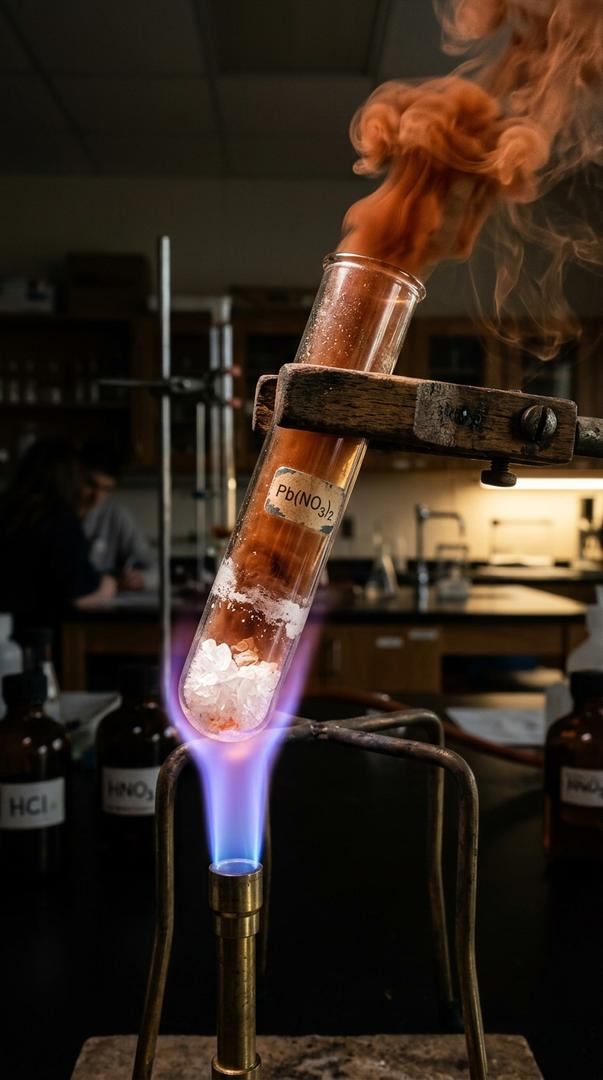
#> input picture experiments/activity_1_6_lead_nitrate/images/01_hook_brown_fumes.jpg, 603 x 1080 px
$ python test_preview_frames.py
#> lines starting #> are read from the running program, lines starting #| are printed output that depends on the picture
#!/usr/bin/env python3
"""
Preview Frame Generator for CBSE Class 10 Activity 1.6:
Thermal Decomposition of Lead Nitrate (Pb(NO3)2).
Tests visual composite layers, particle smoke engine, fonts, and HUD cards.
"""

import math
import random
from pathlib import Path
from PIL import Image, ImageDraw, ImageFont

BASE_DIR = Path(__file__).resolve().parent
IMG_DIR = BASE_DIR / "images"

WIDTH, HEIGHT = 1080, 1920

def get_font(size: int, bold: bool = False):
    font_paths = [
        "C:/Windows/Fonts/segoeuib.ttf" if bold else "C:/Windows/Fonts/segoeui.ttf",
        "C:/Windows/Fonts/arialbd.ttf" if bold else "C:/Windows/Fonts/arial.ttf",
    ]
    for p in font_paths:
        if Path(p).exists():
            return ImageFont.truetype(p, size)
    return ImageFont.load_default()

# Load base images resized to 1080x1920
img_s1 = Image.open(IMG_DIR / "01_hook_brown_fumes.jpg").convert("RGBA").resize((WIDTH, HEIGHT), Image.Resampling.LANCZOS)
img_s2 = Image.open(IMG_DIR / "02_setup_dry_powder.jpg").convert("RGBA").resize((WIDTH, HEIGHT), Image.Resampling.LANCZOS)
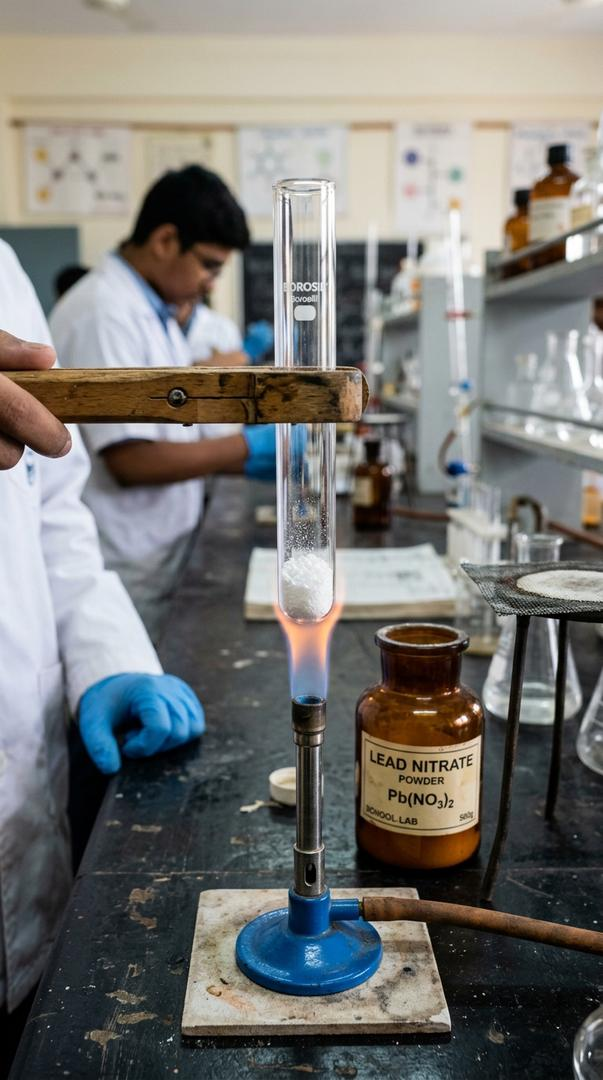
#> input picture experiments/activity_1_6_lead_nitrate/images/02_setup_dry_powder.jpg, 603 x 1080 px
img_s3 = Image.open(IMG_DIR / "03_reaction_yellow_residue.jpg").convert("RGBA").resize((WIDTH, HEIGHT), Image.Resampling.LANCZOS)
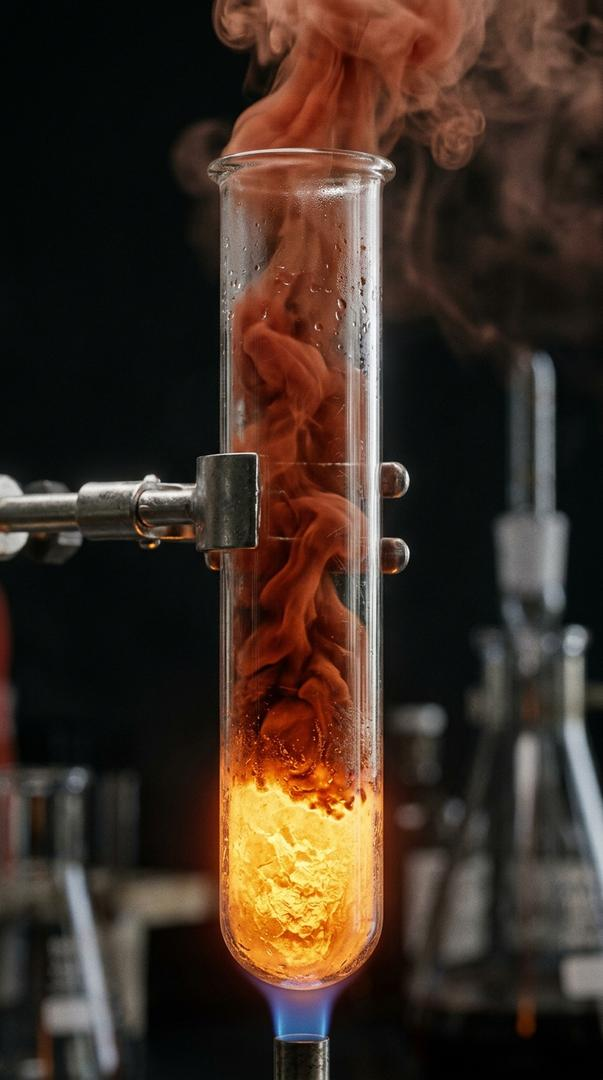
#> input picture experiments/activity_1_6_lead_nitrate/images/03_reaction_yellow_residue.jpg, 603 x 1080 px
img_s4 = Image.open(IMG_DIR / "04_takeaway_safety_wafting.jpg").convert("RGBA").resize((WIDTH, HEIGHT), Image.Resampling.LANCZOS)
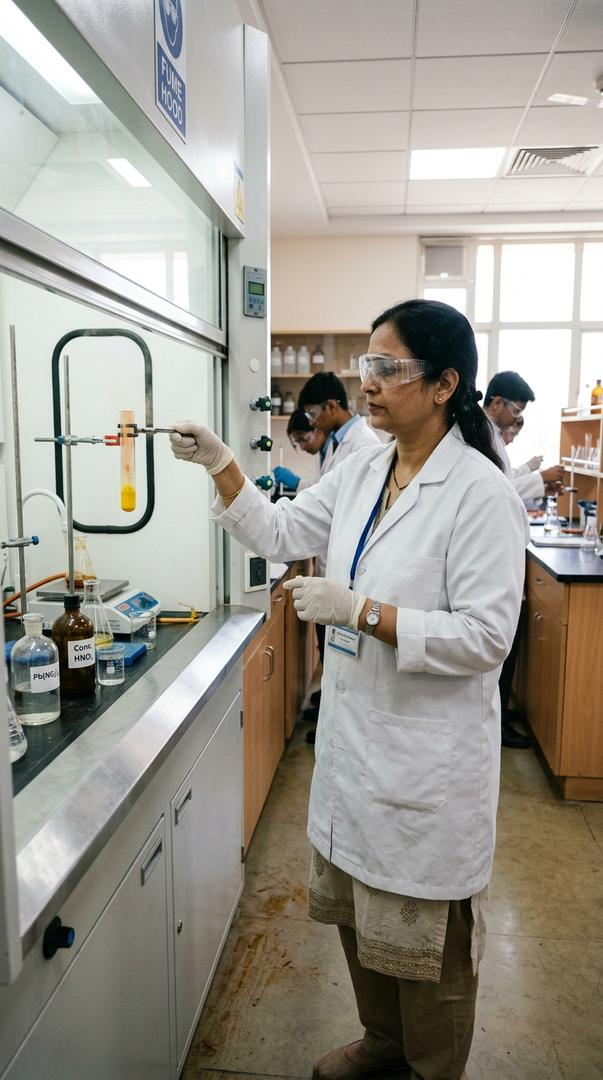
#> input picture experiments/activity_1_6_lead_nitrate/images/04_takeaway_safety_wafting.jpg, 603 x 1080 px

# ---------------------------------------------------------------------------
# SCENE 1: SHOCK HOOK
# ---------------------------------------------------------------------------
def render_scene1(t: float = 2.0):
#> called with t = 1.5
    base = img_s1.copy()
    overlay = Image.new("RGBA", (WIDTH, HEIGHT), (0, 0, 0, 0))
#> overlay: PIL image 1080x1920 RGBA; every value is 0
    draw = ImageDraw.Draw(overlay)

    # Tube mouth is at x ≈ 640, y ≈ 420; bottom is at x ≈ 380, y ≈ 1280
    mouth_x, mouth_y = 640, 420
    bottom_x, bottom_y = 380, 1280

    # Crackling micro-sparks from crystal bed
    random.seed(int(t * 30))
    for _ in range(12):
        sx = random.randint(340, 420)
        sy = random.randint(1200, 1340)
        sr = random.randint(2, 6)
        draw.ellipse([sx - sr, sy - sr, sx + sr, sy + sr], fill=(255, 240, 180, 240))

    # Dense reddish-brown NO2 gas plumes billowing from mouth
    random.seed(42)
    for i in range(40):
        spawn_x = random.randint(mouth_x - 30, mouth_x + 30)
        spawn_y = random.randint(mouth_y - 40, mouth_y + 20)
        speed = random.uniform(160, 400)
        drift = random.uniform(20, 80)
        lifetime = random.uniform(1.2, 2.2)
        birth = random.uniform(0, 3.0)

        age = (t + birth) % lifetime
        prog = age / lifetime
        cx = spawn_x + drift * prog + math.sin(age * 5 + i) * 20
        cy = spawn_y - speed * age
        r = int(30 + 100 * prog)
        alpha = int(170 * (1.0 - prog) * math.sin(prog * math.pi))

        if alpha > 0 and cy > 140:
            # Rich reddish-brown nitrogen dioxide gas color
            draw.ellipse([cx - r, cy - r, cx + r, cy + r], fill=(185, 75, 25, alpha))

    comp = Image.alpha_composite(base, overlay)
    hud = ImageDraw.Draw(comp)

    # Top Hook Card
    hud.rounded_rectangle([60, 110, 1020, 290], radius=24, fill=(16, 22, 36, 235), outline=(255, 82, 82, 220), width=3)
    hud.text((100, 135), "NCERT ACTIVITY 1.6 • CLASS 10 CHEMISTRY", font=get_font(26, bold=True), fill=(255, 82, 82))
    hud.text((100, 172), "NEVER POINT TUBE AT ANYONE!", font=get_font(40, bold=True), fill=(255, 255, 255))
    hud.text((100, 232), "Heating white crystals emits suffocating brown toxic gas!", font=get_font(24), fill=(240, 220, 220))

    # Bottom Pill
    hud.rounded_rectangle([60, 1660, 1020, 1800], radius=24, fill=(16, 22, 36, 235), outline=(255, 179, 0, 190), width=3)
    hud.text((100, 1685), "REAL LAB DEMONSTRATION", font=get_font(24, bold=True), fill=(255, 179, 0))
    hud.text((100, 1725), "Thermal Decomposition of Lead Nitrate", font=get_font(34, bold=True), fill=(255, 255, 255))

    return comp.convert("RGB")
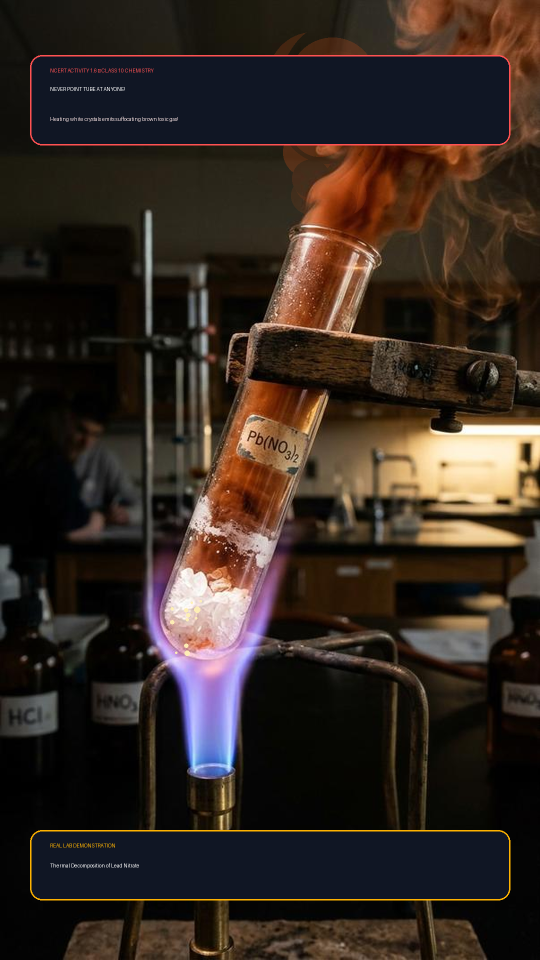
#> returned value: PIL image 1080x1920 RGB (shown at 1/2 size); mean R, G, B 51.5, 40.3, 33.3

# ---------------------------------------------------------------------------
# SCENE 2: SETUP & CRYSTALS
# ---------------------------------------------------------------------------
def render_scene2(t: float = 2.0):
#> called with t = 1.5
    base = img_s2.copy()
    overlay = Image.new("RGBA", (WIDTH, HEIGHT), (0, 0, 0, 0))
    draw = ImageDraw.Draw(overlay)

    # Tube bottom is at x ≈ 505, y ≈ 1080
    bottom_x, bottom_y = 505, 1080

    # Decrepitation crackle sparks inside crystal bed
    random.seed(int(t * 30))
    for _ in range(10):
        cx = random.randint(bottom_x - 35, bottom_x + 35)
        cy = random.randint(bottom_y - 45, bottom_y + 10)
        cr = random.randint(2, 5)
        draw.ellipse([cx - cr, cy - cr, cx + cr, cy + cr], fill=(255, 255, 200, 230))

    # Warm heat aura around boiling tube bottom
    pulse = 0.5 + 0.5 * math.sin(t * 6.0)
    aura_alpha = int(40 + 30 * pulse)
    for ar in [80, 50, 30]:
        draw.ellipse([bottom_x - ar, bottom_y - ar, bottom_x + ar, bottom_y + ar], fill=(255, 140, 20, aura_alpha // 2))

    comp = Image.alpha_composite(base, overlay)
    hud = ImageDraw.Draw(comp)

    # Step HUD
    hud.rounded_rectangle([60, 110, 1020, 270], radius=24, fill=(16, 22, 36, 235), outline=(0, 229, 255, 190), width=3)
    hud.text((100, 135), "STEP 1 • HEATING DRY CRYSTALS", font=get_font(26, bold=True), fill=(0, 229, 255))
    hud.text((100, 172), "Take Dry White Lead Nitrate", font=get_font(38, bold=True), fill=(255, 255, 255))
    hud.text((100, 224), "Hold firmly with clamp and heat over blue burner flame", font=get_font(24), fill=(180, 215, 235))

    # Bottom Reality Check Card
    hud.rounded_rectangle([60, 1630, 1020, 1810], radius=24, fill=(16, 22, 36, 235), outline=(0, 230, 118, 190), width=3)
    hud.text((100, 1655), "LAB REALITY CHECK: DECREPITATION", font=get_font(26, bold=True), fill=(0, 230, 118))
    hud.text((100, 1698), "White Pb(NO3)2 crystals produce a crackling sound!", font=get_font(34, bold=True), fill=(255, 255, 255))
    hud.text((100, 1750), "Direct practical viva note: Crystals break apart with sound on heating", font=get_font(22), fill=(190, 230, 210))

    return comp.convert("RGB")
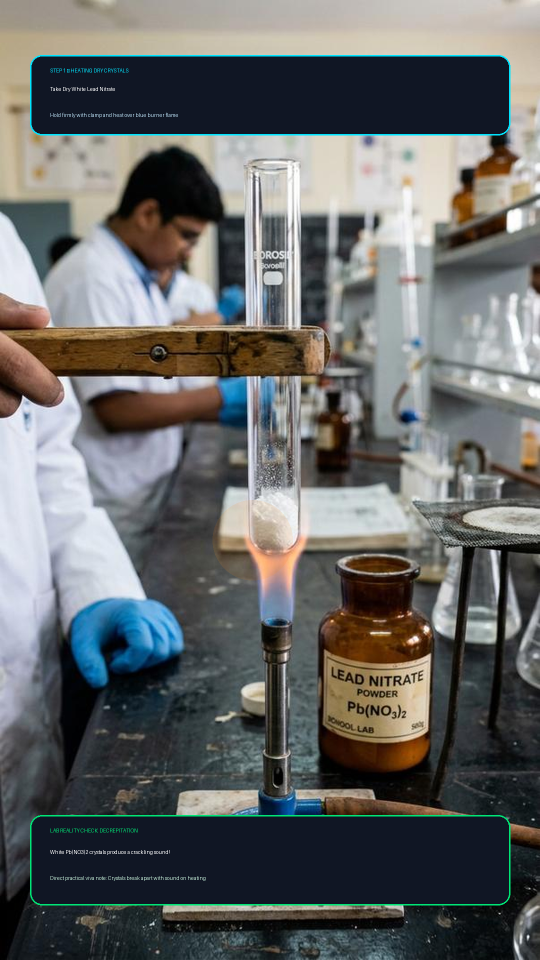
#> returned value: PIL image 1080x1920 RGB (shown at 1/2 size); mean R, G, B 101.4, 103.2, 102.6

# ---------------------------------------------------------------------------
# SCENE 3: STRONG DECOMPOSITION & BROWN FUMES
# ---------------------------------------------------------------------------
def render_scene3(t: float = 2.0):
#> called with t = 1.5
    base = img_s3.copy()
    overlay = Image.new("RGBA", (WIDTH, HEIGHT), (0, 0, 0, 0))
    draw = ImageDraw.Draw(overlay)

    # Tube bottom is at x ≈ 500, y ≈ 1600; mouth is at x ≈ 490, y ≈ 300
    bottom_x, bottom_y = 500, 1600
    mouth_x, mouth_y = 490, 300

    # Molten yellow residue glow pulse
    pulse = 0.5 + 0.5 * math.sin(t * 7.0)
    glow_alpha = int(60 + 40 * pulse)
    for gr in [110, 70, 40]:
        draw.ellipse([bottom_x - gr, bottom_y - gr, bottom_x + gr, bottom_y + gr], fill=(255, 200, 20, glow_alpha // 2))

    # Dense billowing NO2 gas plumes streaming up through tube and into air
    random.seed(88)
    for i in range(45):
        sx = random.randint(mouth_x - 35, mouth_x + 35)
        sy = random.randint(mouth_y - 50, mouth_y + 30)
        spd = random.uniform(190, 440)
        drift = random.uniform(-40, 40)
        ltime = random.uniform(1.3, 2.4)
        boff = random.uniform(0, 3.0)

        age = (t + boff) % ltime
        prog = age / ltime
        cx = sx + drift * prog + math.sin(age * 4.5 + i) * 22
        cy = sy - spd * age
        r = int(32 + 115 * prog)
        alpha = int(160 * (1.0 - prog) * math.sin(prog * math.pi))

        if alpha > 0 and cy > 150:
            draw.ellipse([cx - r, cy - r, cx + r, cy + r], fill=(195, 80, 25, alpha))

    comp = Image.alpha_composite(base, overlay)
    hud = ImageDraw.Draw(comp)

    # Step HUD
    hud.rounded_rectangle([60, 110, 1020, 290], radius=24, fill=(16, 22, 36, 235), outline=(255, 112, 67, 210), width=3)
    hud.text((100, 135), "STEP 2 • STRONG DECOMPOSITION", font=get_font(26, bold=True), fill=(255, 112, 67))
    hud.text((100, 172), "WHITE POWDER TURNS YELLOW!", font=get_font(40, bold=True), fill=(255, 255, 255))
    hud.text((100, 232), "Solid forms yellow Lead Monoxide and dense brown NO2 gas!", font=get_font(24), fill=(240, 210, 200))

    # Balanced Chemical Equation HUD Card
    hud.rounded_rectangle([60, 1580, 1020, 1820], radius=24, fill=(16, 22, 36, 240), outline=(0, 229, 255, 200), width=3)
    hud.text((100, 1605), "BALANCED EQUATION • THERMAL DECOMPOSITION", font=get_font(24, bold=True), fill=(0, 229, 255))
    hud.text((100, 1648), "2Pb(NO3)2 (s) → 2PbO (s) + 4NO2 (g) + O2 (g)", font=get_font(34, bold=True), fill=(255, 255, 255))
    hud.text((100, 1702), "White Powder → Yellow PbO + Brown NO2 Gas + Oxygen", font=get_font(23), fill=(185, 220, 240))
    hud.text((100, 1745), "Observation: Reddish-brown while hot, yellow upon cooling!", font=get_font(22, bold=True), fill=(255, 235, 59))

    return comp.convert("RGB")
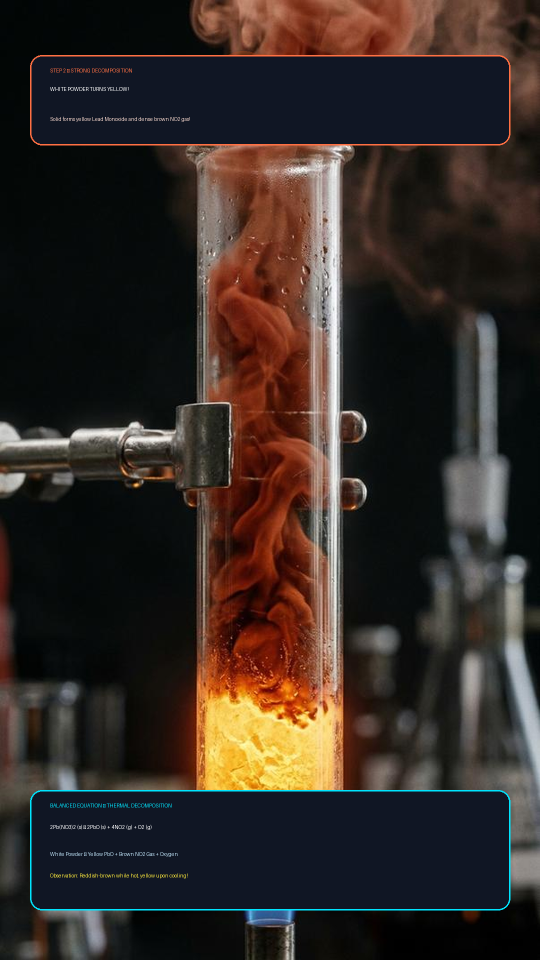
#> returned value: PIL image 1080x1920 RGB (shown at 1/2 size); mean R, G, B 52.7, 42.7, 37.8

# ---------------------------------------------------------------------------
# SCENE 4: WAFTING SAFETY & RAPID-FIRE QUIZ CTA
# ---------------------------------------------------------------------------
def render_scene4(t: float = 2.0):
#> called with t = 1.5
    base = img_s4.copy()
    overlay = Image.new("RGBA", (WIDTH, HEIGHT), (0, 0, 0, 0))
    draw = ImageDraw.Draw(overlay)

    # Exhaust hood suction stream ripples
    w_age = (t * 2.0) % 1.0
    for w_off in [0.0, 0.5]:
        prog = (w_age + w_off) % 1.0
        wx = 240 + int(90 * prog)
        wy = 820 - int(120 * prog)
        w_alpha = int(140 * (1.0 - prog))
        draw.arc([wx - 25, wy - 35, wx + 25, wy + 35], start=120, end=260, fill=(0, 229, 255, w_alpha), width=3)

    comp = Image.alpha_composite(base, overlay)
    hud = ImageDraw.Draw(comp)

    # Top HUD
    hud.rounded_rectangle([60, 110, 1020, 290], radius=24, fill=(16, 22, 36, 235), outline=(255, 179, 0, 210), width=3)
    hud.text((100, 135), "STEP 3 • NCERT LAB SAFETY TECHNIQUE", font=get_font(26, bold=True), fill=(255, 179, 0))
    hud.text((100, 172), "ALWAYS USE FUME HOOD!", font=get_font(42, bold=True), fill=(255, 255, 255))
    hud.text((100, 232), "Never inhale nitrogen dioxide; point tube away from everyone", font=get_font(24), fill=(235, 220, 190))

    # Central / Lower RAPID-FIRE QUIZ CTA CARD (The Engagement Driver!)
    hud.rounded_rectangle([60, 1420, 1020, 1830], radius=24, fill=(14, 20, 32, 245), outline=(0, 230, 118, 230), width=4)
    hud.text((100, 1445), "CBSE BOARD RAPID-FIRE QUIZ", font=get_font(26, bold=True), fill=(0, 230, 118))
    hud.text((100, 1488), "Which gas produces the brown fumes?", font=get_font(34, bold=True), fill=(255, 255, 255))

    # Options A & B
    hud.rounded_rectangle([100, 1550, 520, 1630], radius=16, fill=(24, 32, 48, 240), outline=(0, 230, 118, 200), width=2)
    hud.text((120, 1572), "A: NO2 (Nitrogen Dioxide)", font=get_font(24, bold=True), fill=(255, 255, 255))

    hud.rounded_rectangle([560, 1550, 980, 1630], radius=16, fill=(24, 32, 48, 240), outline=(255, 179, 0, 180), width=2)
    hud.text((580, 1572), "B: N2O (Nitrous Oxide)", font=get_font(24, bold=True), fill=(255, 255, 255))

    # Options C & D
    hud.rounded_rectangle([100, 1650, 520, 1730], radius=16, fill=(24, 32, 48, 240), outline=(180, 200, 220, 180), width=2)
    hud.text((120, 1672), "C: NO (Nitric Oxide)", font=get_font(24, bold=True), fill=(255, 255, 255))

    hud.rounded_rectangle([560, 1650, 980, 1730], radius=16, fill=(24, 32, 48, 240), outline=(180, 200, 220, 180), width=2)
    hud.text((580, 1672), "D: SO2 (Sulfur Dioxide)", font=get_font(24, bold=True), fill=(255, 255, 255))

    # Call to action text
    hud.text((100, 1765), "▼ COMMENT YOUR ANSWER A, B, C, OR D BELOW! ▼", font=get_font(25, bold=True), fill=(255, 235, 59))

    return comp.convert("RGB")
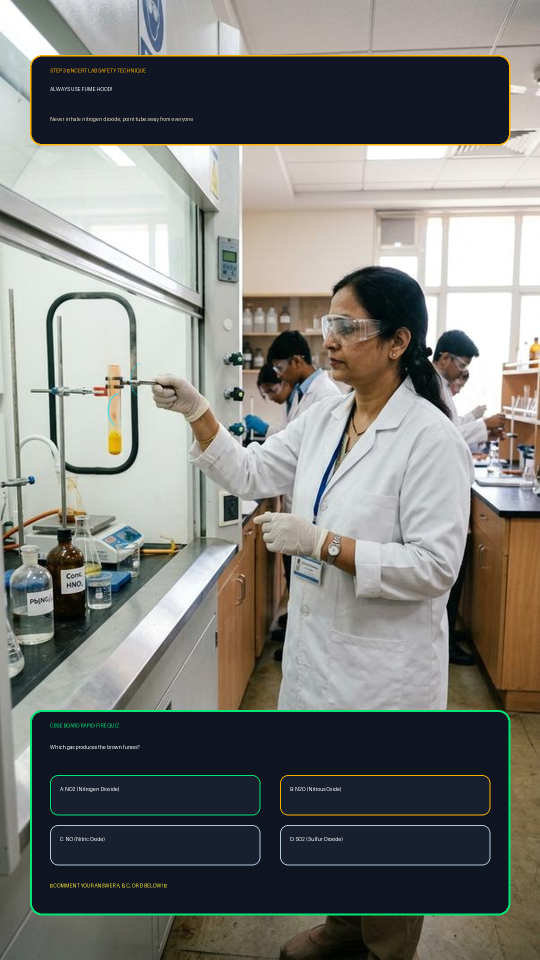
#> returned value: PIL image 1080x1920 RGB (shown at 1/2 size); mean R, G, B 124.3, 125, 121.1

def main():
    print("Generating Activity 1.6 Preview Frames...")
    p1 = render_scene1(1.5)
    p1.save(BASE_DIR / "preview_act16_s1_hook.jpg", quality=95)
    print("Saved: preview_act16_s1_hook.jpg")

    p2 = render_scene2(1.5)
    p2.save(BASE_DIR / "preview_act16_s2_setup.jpg", quality=95)
    print("Saved: preview_act16_s2_setup.jpg")

    p3 = render_scene3(1.5)
    p3.save(BASE_DIR / "preview_act16_s3_decomposition.jpg", quality=95)
    print("Saved: preview_act16_s3_decomposition.jpg")

    p4 = render_scene4(1.5)
    p4.save(BASE_DIR / "preview_act16_s4_safety_quiz.jpg", quality=95)
    print("Saved: preview_act16_s4_safety_quiz.jpg")

if __name__ == "__main__":
    main()
